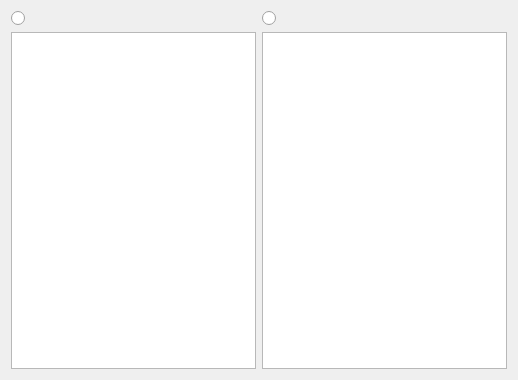
<?xml version="1.0" encoding="UTF-8"?>
<ui version="4.0">
 <class>CombineEventsDialog</class>
 <widget class="QWidget" name="CombineEventsDialog">
  <property name="geometry">
   <rect>
    <x>0</x>
    <y>0</y>
    <width>518</width>
    <height>380</height>
   </rect>
  </property>
  <property name="windowTitle">
   <string>Form</string>
  </property>
  <layout class="QGridLayout" name="gridLayout">
   <item row="0" column="0">
    <widget class="QRadioButton" name="masterButton">
     <property name="text">
      <string/>
     </property>
     <attribute name="buttonGroup">
      <string notr="true">buttonGroup</string>
     </attribute>
    </widget>
   </item>
   <item row="0" column="1">
    <widget class="QRadioButton" name="slaveButton">
     <property name="text">
      <string/>
     </property>
     <attribute name="buttonGroup">
      <string notr="true">buttonGroup</string>
     </attribute>
    </widget>
   </item>
   <item row="1" column="0">
    <widget class="SetlistView" name="masterList">
     <property name="editTriggers">
      <set>QAbstractItemView::NoEditTriggers</set>
     </property>
     <property name="showDropIndicator" stdset="0">
      <bool>false</bool>
     </property>
     <property name="selectionMode">
      <enum>QAbstractItemView::NoSelection</enum>
     </property>
    </widget>
   </item>
   <item row="1" column="1">
    <widget class="SetlistView" name="slaveList">
     <property name="editTriggers">
      <set>QAbstractItemView::NoEditTriggers</set>
     </property>
     <property name="showDropIndicator" stdset="0">
      <bool>false</bool>
     </property>
     <property name="selectionMode">
      <enum>QAbstractItemView::NoSelection</enum>
     </property>
    </widget>
   </item>
  </layout>
 </widget>
 <customwidgets>
  <customwidget>
   <class>SetlistView</class>
   <extends>QListView</extends>
   <header>DatabaseView/EventDatabaseView/setlistview.h</header>
  </customwidget>
 </customwidgets>
 <resources/>
 <connections/>
 <buttongroups>
  <buttongroup name="buttonGroup"/>
 </buttongroups>
</ui>
